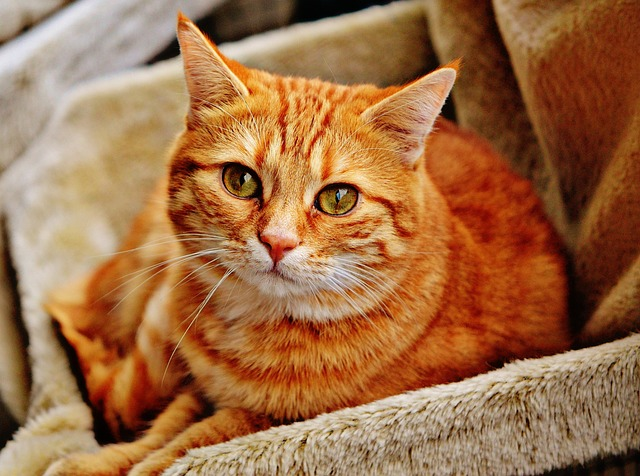
#> input picture Image Processing/Point Processing/cat.jpg, 640 x 476 px
$ python PointProcessingExamples.py
#> lines starting #> are read from the running program, lines starting #| are printed output that depends on the picture
#> further down, original_image is the input picture: shape (476, 640, 3); mean R, G, B 158.8, 109, 69.6
from PIL import Image
import numpy as np
import matplotlib.pyplot as plt

def display_image_with_label(ax, image, title):
    ax.imshow(image)
    ax.set_title(title)
    ax.axis('off')

def point_processing_transformations(image):
    fig, axes = plt.subplots(2, 4, figsize=(12, 6))
    fig.suptitle("Point Processing Transformations", fontsize=16)

    # Original
    display_image_with_label(axes[0, 0], image, "Original Image")

    # Darken
    darken_image = image - 50
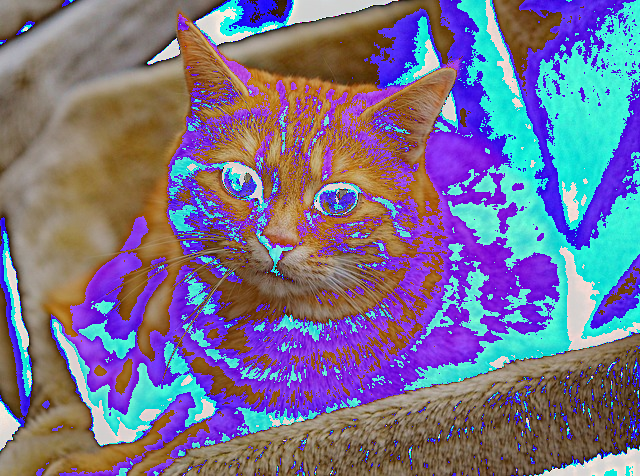
#> darken_image: shape (476, 640, 3); mean R, G, B 119.7, 112.9, 141.4
    display_image_with_label(axes[0, 1], darken_image, "Darken: f(x) = x - 50")

    # Lower Contrast
    lower_contrast_image = image * 0.5
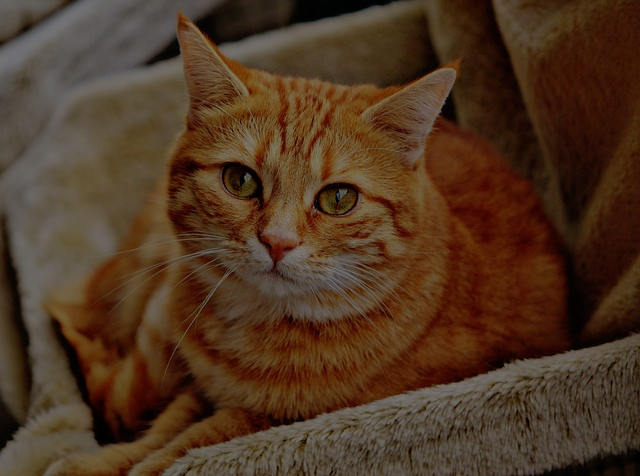
#> lower_contrast_image: shape (476, 640, 3) float64; mean R, G, B 79.4, 54.5, 34.8
    display_image_with_label(axes[0, 2], lower_contrast_image, "Lower Contrast: f(x) = 0.5 * x")

    # Non-linear
    non_linear_image = np.power(image, 0.5)
    display_image_with_label(axes[0, 3], non_linear_image, "Non-linear: f(x) = x^(0.5)")

    # Invert
    invert_image = 255 - image
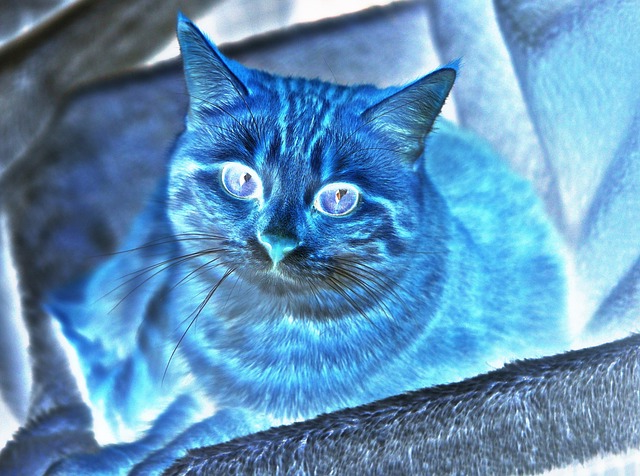
#> invert_image: shape (476, 640, 3); mean R, G, B 96.2, 146, 185.4
    display_image_with_label(axes[1, 0], invert_image, "Invert: f(x) = 255 - x")

    # Lighten
    lighten_image = image + 50
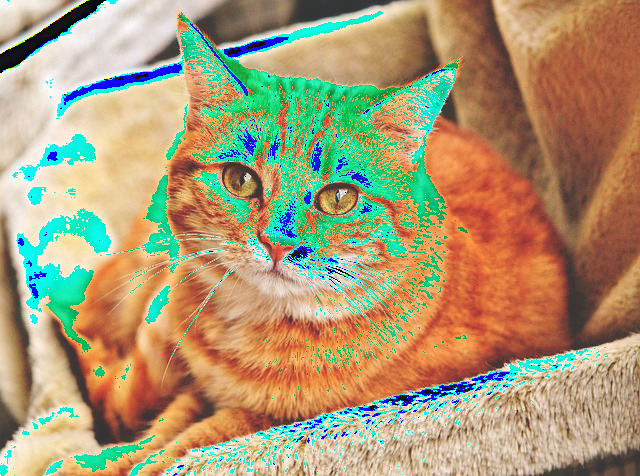
#> lighten_image: shape (476, 640, 3); mean R, G, B 170.3, 153.3, 117.6
    display_image_with_label(axes[1, 1], lighten_image, "Lighten: f(x) = x + 50")

    # Raise Contrast
    raise_contrast_image = image * 2
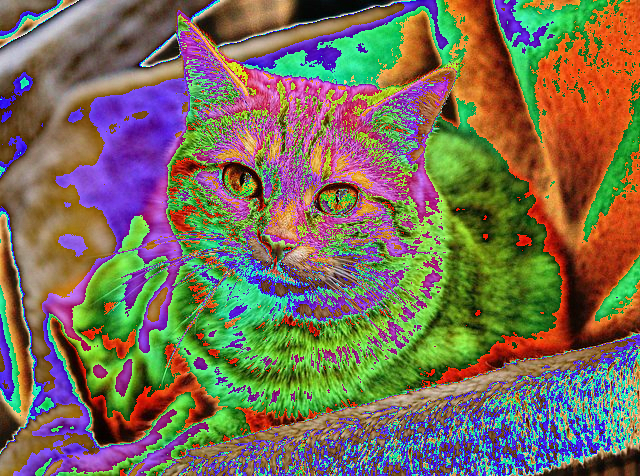
#> raise_contrast_image: shape (476, 640, 3); mean R, G, B 121.1, 109.8, 87.3
    display_image_with_label(axes[1, 2], raise_contrast_image, "Raise Contrast: f(x) = 2 * x")

    # Non-linear Raise Contrast
    non_linear_raise_contrast_image = np.power(image, 2)
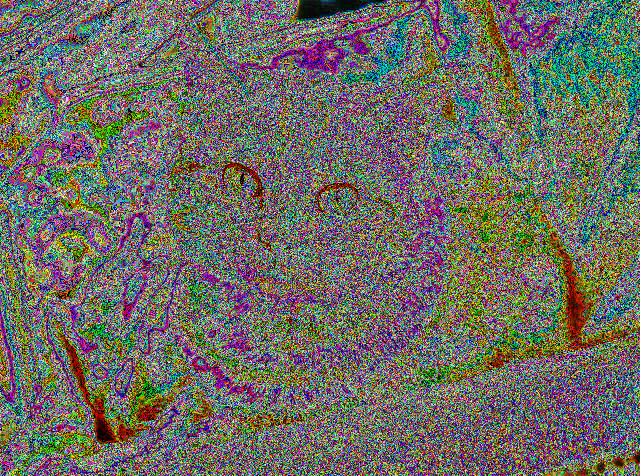
#> non_linear_raise_contrast_image: shape (476, 640, 3); mean R, G, B 109.4, 107.3, 99
    display_image_with_label(axes[1, 3], non_linear_raise_contrast_image, "Non-linear Raise Contrast: f(x) = x^2")

    plt.tight_layout(rect=[0, 0.03, 1, 0.95])
    plt.show()
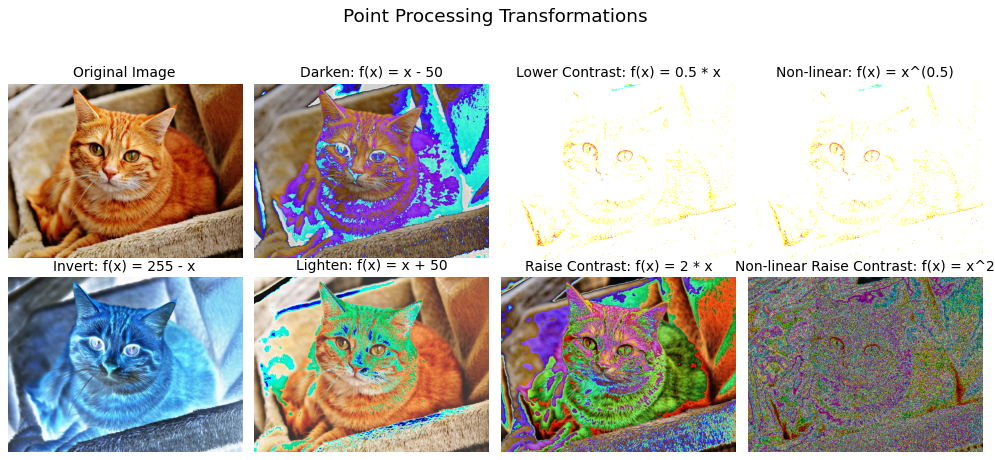
#> figure drawn by matplotlib, 8 panels

if __name__ == "__main__":
    # Load an example image (replace 'your_image_path.jpg' with the actual path to your image)
    image_path = 'cat.jpg'
    original_image = np.array(Image.open(image_path))

    # Check if the image is loaded successfully
    if original_image is not None:
        point_processing_transformations(original_image)
    else:
        print("Error loading the image. Please check the image path.")
